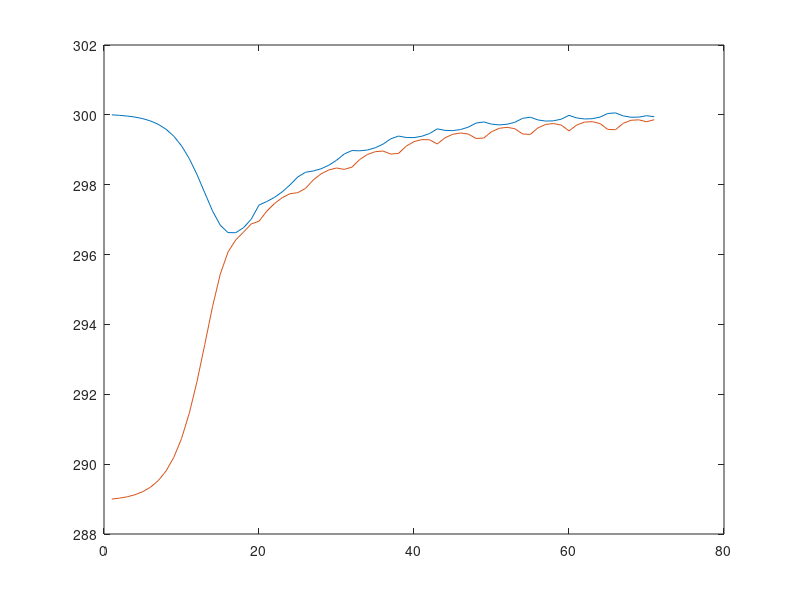

Write the MATLAB code that produced this figure.
clear all
close all

disp('_____________________________________')
%costamti che mi servono
M=0.5; %peso panni in kg
c_p=1000; %calore specifico cotone in J/(kg*K) su internet dice che va da 840 a 1300
c_a_s=711.28; %calore specifico aria secca in J/(kg*K)  VOLUME COSTANTE
c_va=2050; %calore specifico vapore aqueo
h=50;  %coefficente di scambio termico convettivo in W/(m^2*K). saponnemntricamnete h va da 10 a 100
k=50; %coefficende di scambio termico tra due masse d'aria
S=0.3*0.08; %superficie di separazione tra aria esterna e interna in m^2 30cm X 8cm (spannometrico)
A_p=0.5*0.5; %area panno in m^2 50cm X 50cm
T_amb=300; %temperatura ambiente
T0_p=273+16; %temperature iniziale del panno in K
p_asc=0.05 %percentuale di calore preso per far evaporare l'acqua
t_incr=0.01;

%costanti definite nella teoria
c_1=h*A_p/(M*c_va);
c_2=k*S/(M*c_va);
c_3=h*A_p/(M*c_p);


System=@(t,y)[c_1.*(y(2)-y(1))+c_2.*(T_amb-y(1)) %y(1)= temperatura aria, y(2)=temperatura panno, y(3)= numero di particelle nel panno  
              c_3*(1-p_asc).*(y(1)-y(2))]
              
            
t=[1:t_incr:5000]; %tempo di simulazione in secondi
Y0=[ T_amb
     T0_p];
     
risultati=ode45(System,t,Y0);

l=size(risultati.y,2);
T_A=risultati.y(1,:);
T_P=risultati.y(2,:);
t=[1:l];


plot(t,T_A);hold on;plot(t,T_P);




%cose che tnego che magari mi potrebbero servire
%N_usc=@(T)integral(@(v)max_bolz(v,T),vf,inf); %numero di particelle uscenti dal sistema
%d_mb=@(v,T,N,dN,dT)(4*pi*(m/(2*pi*R))^(-3/2)).*(v.^2).*exp(-(m*v.^2)./(2*R*T)).*T.^(-3/2).*(dN-N.*dT./T(-((m*v.^2)./(2*R*T))-1)); %derivata di maxwell boltzam nel tempo dove il numeor di particelle e la temperatura dipendono dal tempo
%g=@(T,N,dN,dT)integral(@(v)(d_mb(v,T,N,dN,dT).*(0.5.*m.*v.^2)),vf,inf); %energie uscente presa per l'asciugatura in unità di tempo

disp('//////////////////////////////')